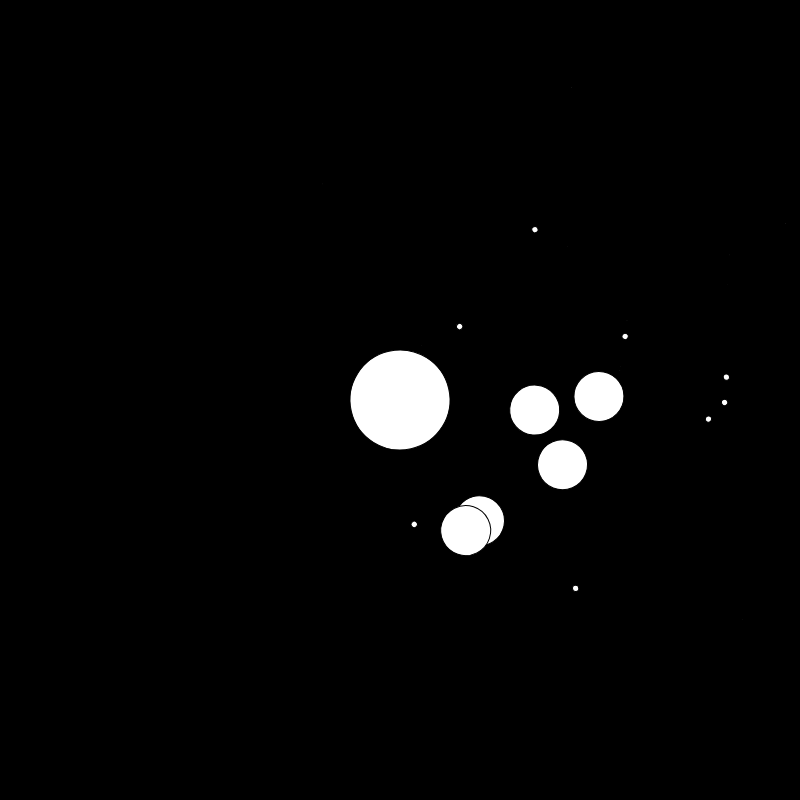
Frame 1 (no input)
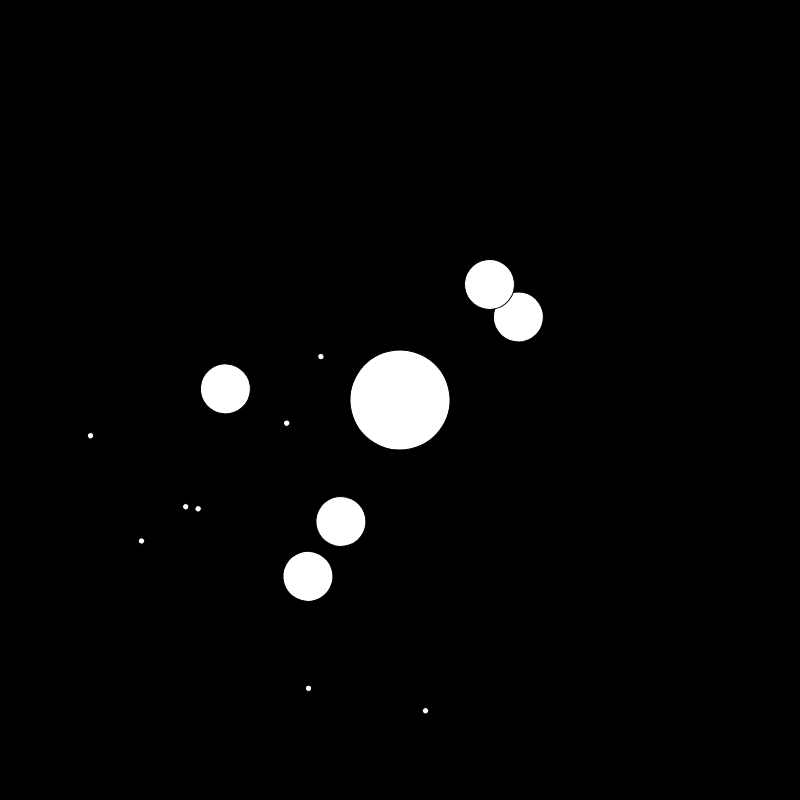
Frame 60 (no input)
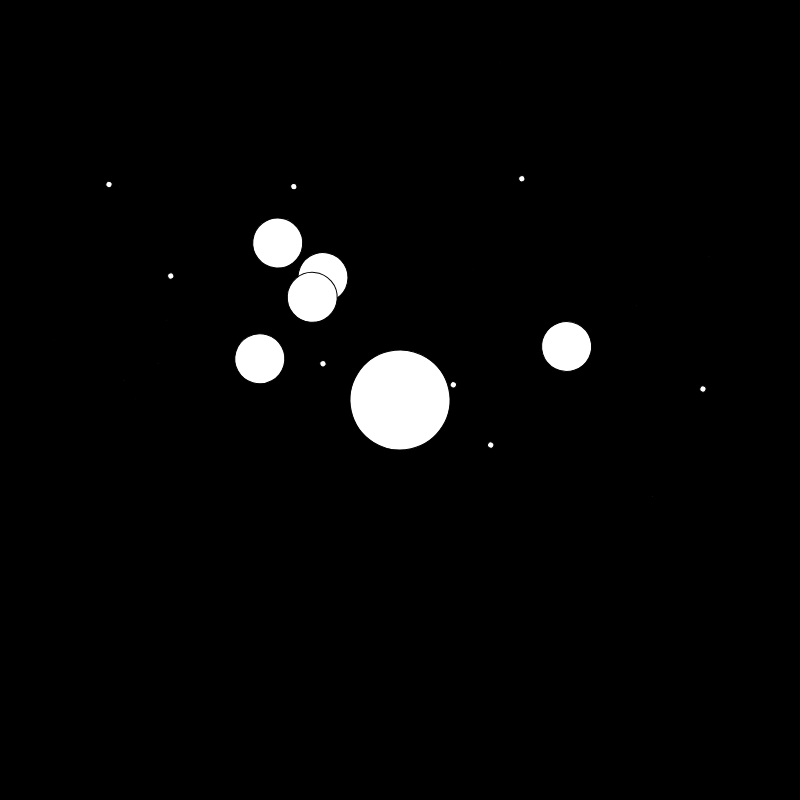
Frame 120 (the mouse pressed at the canvas centre since frame 60)

The p5.js sketch that drew these frames (run headless with seeded random() and noise() and a simulated clock; from frame 60 on, the mouse is pressed at the canvas centre):

// p5.js sketch
// ── sketch.js
let sun;

function setup() {
    createCanvas(800, 800);
    sun = new Planet(0, 50, 0, random(TWO_PI));
    sun.spawnMoons(5, 1);
}

function draw() {
    background(0);
    translate(width / 2, height / 2);
    sun.show();
    sun.orbit();
}
// ── planet.js
function Planet(dist, radius, orbitSpeed, angle) {
    this.radius = radius;
    this.dist = dist;
    this.angle = angle;
    this.orbitSpeed = orbitSpeed;
    this.planets = [];

    this.spawnMoons = function(total, level) {
        for (let i = 0; i < total; i++) {
            let r = this.radius / (level * 2);
            let o = random(-0.1, 0.1);
            let d = random(100, 200);
            let a = random(TWO_PI);
            this.planets.push(new Planet(d, r / level, o, a));
            if (level < 3) {
                let num = Math.floor(random(0, 4));
                this.planets[i].spawnMoons(num, level + 1);
            }
        }
    }

    this.orbit = function() {
        this.angle += this.orbitSpeed;
        for (var i = 0; i < this.planets.length; i++) {
            this.planets[i].orbit();
        }
    }

    this.show = function() {
        push();
        rotate(this.angle);
        translate(this.dist, 0);
        fill(255);
        ellipse(0, 0, this.radius * 2);
        for (var i = 0; i < this.planets.length; i++) {
            this.planets[i].show();
        }
        pop();
    }
}
